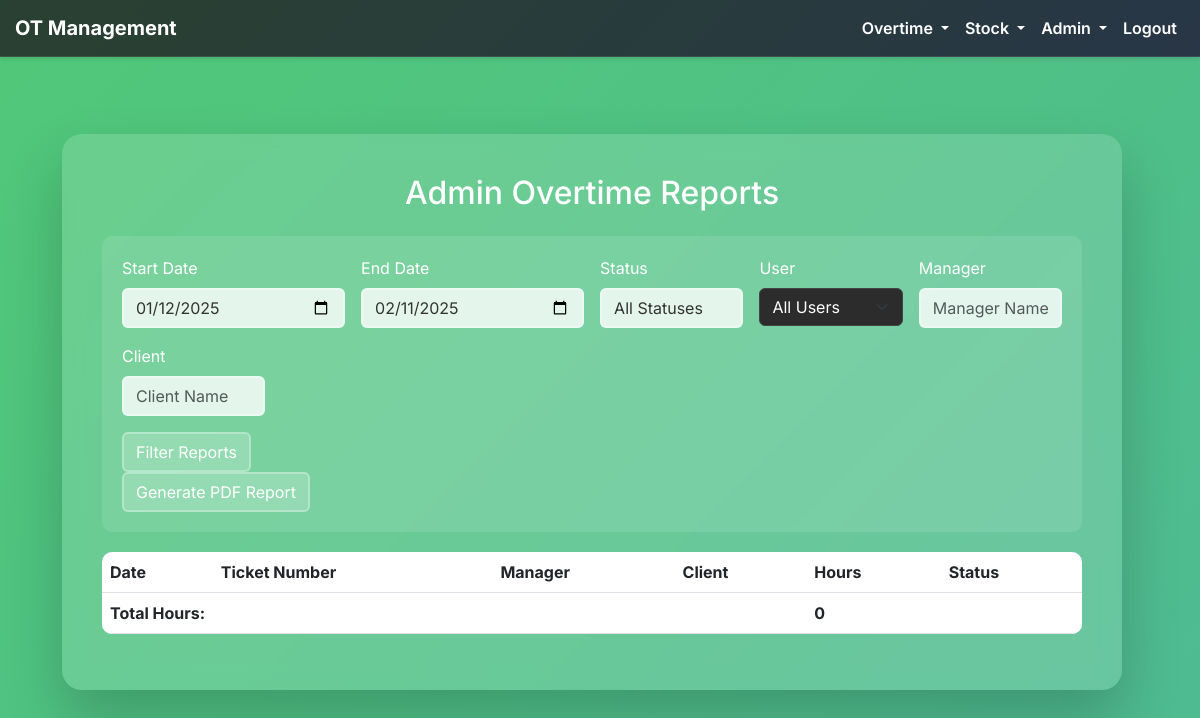
/admin/reports (signed in), run on an earlier commit of the app's database.
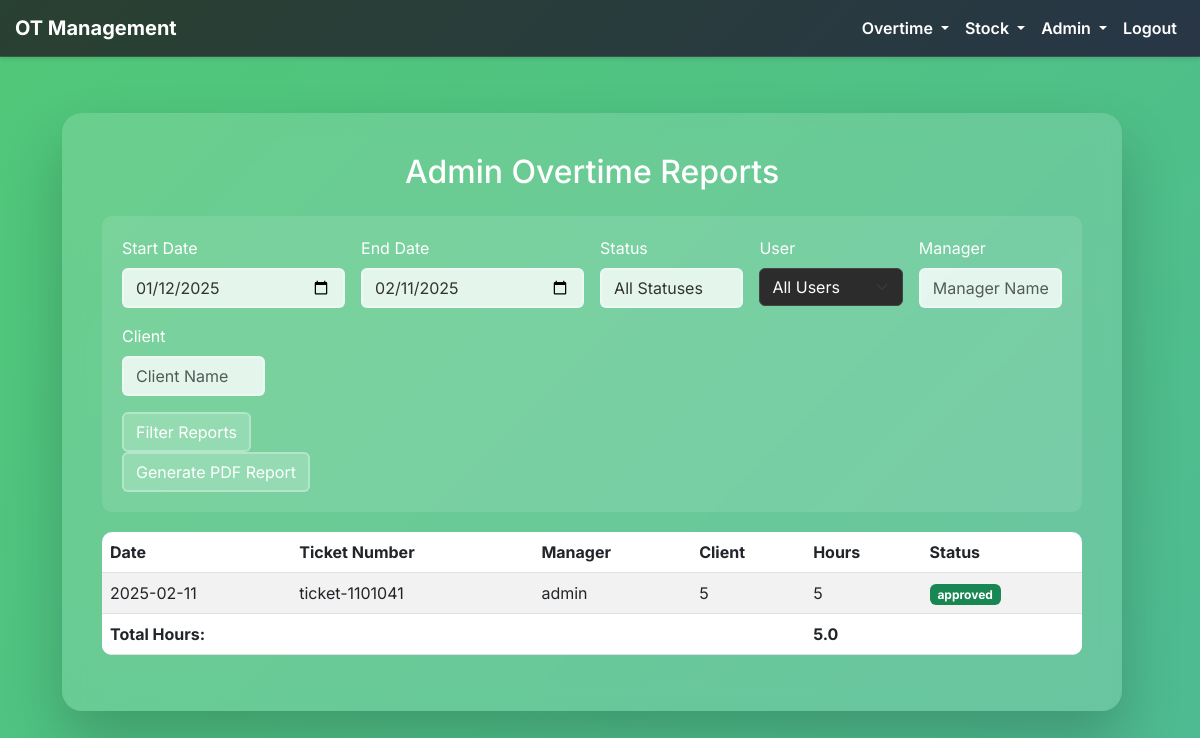
And on a later commit of the database.
### models/overtime.py (models this page shows, shortened)
class OvertimeRequest(db.Model):
    id = db.Column(db.Integer, primary_key=True)
    ticket_number = db.Column(db.String(50), nullable=False)
    time_logged = db.Column(db.String(20), nullable=False)  # Stored as a string for simplicity
    client_name = db.Column(db.String(100), nullable=False)
    manager_name = db.Column(db.String(100), nullable=False)
    date = db.Column(db.Date, nullable=False)
    created_at = db.Column(db.DateTime, default=datetime.utcnow)
    status = db.Column(db.String(20), default='pending')  # New field: pending, approved, denied

### routes/overtime.py (the view)
@overtime_blueprint.route('/admin/reports', methods=['GET', 'POST'])
@login_required
def admin_reports():
    if not current_user.has_overtime_access():
        flash('You do not have permission to access overtime features.', 'danger')
        return redirect(url_for('main.index'))
    if not current_user.is_admin:
        flash('Access denied. Admin privileges required.', 'danger')
        return redirect(url_for('overtime.dashboard'))
    users = User.query.all()
    end_date = datetime.now().date()
    start_date = end_date - timedelta(days=30)
    form_start_date = request.form.get('start_date')
    form_end_date = request.form.get('end_date')
    status = request.form.get('status', 'all')
    manager_name = request.form.get('manager_name', '')
    client_name = request.form.get('client_name', '')
    selected_user_id = request.form.get('user_id', '')
    try:
        if form_start_date:
            start_date = datetime.strptime(form_start_date, '%Y-%m-%d').date()
        if form_end_date:
            end_date = datetime.strptime(form_end_date, '%Y-%m-%d').date()
    except ValueError:
        flash('Invalid date format', 'danger')
    query = OvertimeRequest.query.filter(
        OvertimeRequest.date.between(start_date, end_date)
    )
    if status and status != 'all':
        query = query.filter(OvertimeRequest.status == status)
    if manager_name:
        query = query.filter(OvertimeRequest.manager_name.ilike(f"%{manager_name}%"))
    if client_name:
        query = query.filter(OvertimeRequest.client_name.ilike(f"%{client_name}%"))
    if selected_user_id:
        selected_user = User.query.get(selected_user_id)
        if selected_user:
            query = query.filter(OvertimeRequest.user_id == selected_user_id)
    requests = query.order_by(OvertimeRequest.date.desc()).all()
    total_hours = sum(float(req.time_logged) for req in requests)
    return render_template(
        'admin_reports.html',
        requests=requests,
        start_date=start_date,
        end_date=end_date,
        status=status,
        manager_name=manager_name,
        client_name=client_name,
        users=users,
        selected_user_id=selected_user_id,
        total_hours=total_hours
    )

### models/user.py (called while the page is built)
    def has_overtime_access(self):
        return self.is_admin or self.can_access_overtime

    def has_inventory_access(self):
        return self.is_admin or self.can_access_inventory

### templates/admin_reports.html (shortened to what this page needs)
{% extends "base.html" %}
{% block content %}
<div class="container-fluid reports-container">
    <h2 class="text-center mb-4">Admin Overtime Reports</h2>
    <div class="filter-section">
        <form method="POST" action="{{ url_for('overtime.admin_reports') }}" class="row g-3">
            <div class="col-md-3">
                <label for="start_date" class="form-label text-white">Start Date</label>
                <input type="date" class="form-control" id="start_date" name="start_date" value="{{ start_date.strftime('%Y-%m-%d') }}">
            </div>
            <div class="col-md-3">
                <label for="end_date" class="form-label text-white">End Date</label>
                <input type="date" class="form-control" id="end_date" name="end_date" value="{{ end_date.strftime('%Y-%m-%d') }}">
            </div>
            <div class="col-md-2">
                <label for="status" class="form-label text-white">Status</label>
                <select class="form-control" id="status" name="status">
                    <option value="all">All Statuses</option>
                </select>
            </div>
            <div class="col-md-2">
                <label for="user_id" class="form-label text-white">User</label>
                <select class="form-select" id="user_id" name="user_id">
                    <option value="">All Users</option>
                </select>
            </div>
            <div class="col-md-2">
                <label for="manager_name" class="form-label text-white">Manager</label>
                <input type="text" class="form-control" id="manager_name" name="manager_name" placeholder="Manager Name" value="{{ manager_name }}">
            </div>
            <div class="col-md-2">
                <label for="client_name" class="form-label text-white">Client</label>
                <input type="text" class="form-control" id="client_name" name="client_name" placeholder="Client Name" value="{{ client_name }}">
            </div>
            <div class="col-12 d-flex justify-content-between mt-3">
                <button type="submit" class="btn btn-custom">Filter Reports</button>
            </div>
        </form>
        <form method="POST" action="{{ url_for('overtime.generate_pdf_report') }}" class="d-inline">
            <button type="submit" class="btn btn-custom">Generate PDF Report</button>
        </form>
    </div>
    <div class="table-responsive">
        <table class="table table-striped table-hover">
            <thead>
                <tr>
                    <th>Date</th>
                    <th>Ticket Number</th>
                    <th>Manager</th>
                    <th>Client</th>
                    <th>Hours</th>
                    <th>Status</th>
                </tr>
            </thead>
            <tbody>
                {% for request in requests %}
                <tr>
                    <td>{{ request.date }}</td>
                    <td>{{ request.ticket_number }}</td>
                    <td>{{ request.manager_name }}</td>
                    <td>{{ request.client_name }}</td>
                    <td>{{ request.time_logged }}</td>
                    <td>
                        {% if request.status == 'pending' %}
                            <span class="badge bg-warning text-dark">{{ request.status }}</span>
                        {% elif request.status == 'approved' %}
                            <span class="badge bg-success">{{ request.status }}</span>
                        {% elif request.status == 'denied' %}
                            <span class="badge bg-danger">{{ request.status }}</span>
                        {% else %}
                            {{ request.status }}
                        {% endif %}
                    </td>
                </tr>
                {% endfor %}
            </tbody>
            <tfoot>
                <tr>
                    <td colspan="4" class="text-right"><strong>Total Hours:</strong></td>
                    <td colspan="2"><strong>{{ total_hours|default(0)|round(2) }}</strong></td>
                </tr>
            </tfoot>
        </table>
    </div>
</div>
{% endblock %}

What changed in the data, as far as the page shows it:
added OvertimeRequest: date "2025-02-11", ticket_number "ticket-1101041", manager_name "admin", client_name "5", time_logged "5", status "approved"
Also different on the page:
{{ total_hours|default(0)|round(2) }}: "0" → "5.0"
